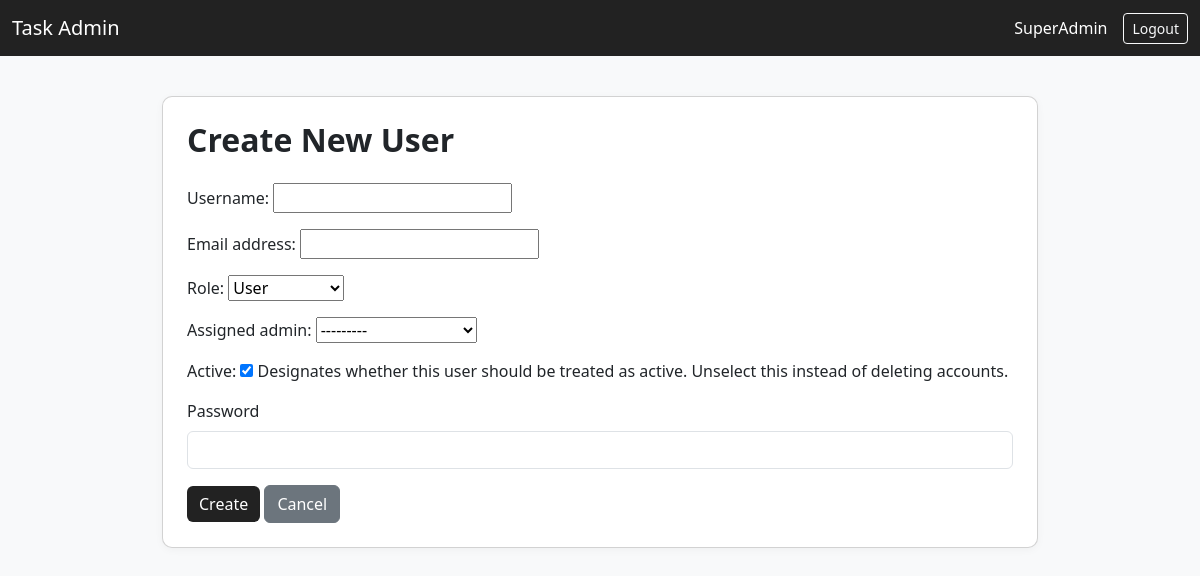
/adminpanel/create-user/ (signed in), run on the app's committed database.
### accounts/models.py (models this page shows)
class User(AbstractUser):
	ROLE_CHOICES = [
		('user', 'User'),
		('admin', 'Admin'),
		('superadmin', 'SuperAdmin'),
	]
	role = models.CharField(max_length=20, choices=ROLE_CHOICES, default='user')
	assigned_admin = models.ForeignKey('self', null=True, blank=True, on_delete=models.SET_NULL, limit_choices_to={'role': 'admin'}, related_name='assigned_users')
	def __str__(self):
		return f"{self.username} ({self.get_role_display()})"

### adminpanel/views.py (the view)
# urls.py: path('create-user/', views.create_user, name='create_user'),
@login_required
def create_user(request):
    if not is_superadmin(request.user):
        return HttpResponseForbidden()
    if request.method == 'POST':
        form = UserEditForm(request.POST)
        if form.is_valid():
            user = form.save(commit=False)
            if not getattr(user, 'role', None):
                user.role = 'user'
            password = request.POST.get('password')
            if password:
                user.set_password(password)
            user.save()
            messages.success(request, 'User created successfully.')
            return redirect('adminpanel:manage_users')
    else:
        form = UserEditForm()
    return render(request, 'adminpanel/create_user.html', {'form': form})

### core/forms.py
class UserEditForm(forms.ModelForm):
    def __init__(self, *args, **kwargs):
        super().__init__(*args, **kwargs)
        if 'assigned_admin' in self.fields:
            self.fields['assigned_admin'].queryset = User.objects.filter(role='admin')
    class Meta:
        model = User
        fields = ['username', 'email', 'role', 'assigned_admin', 'is_active']
        help_texts = {
            'username': '',  # remove default "150 characters or fewer..." help text
        }

### adminpanel/views.py (called while the page is built)
def is_superadmin(user):
    return user.is_authenticated and user.role == 'superadmin'

### adminpanel/templates/adminpanel/create_user.html (shortened to what this page needs)
{% extends 'base.html' %}
{% block content %}
<h2 class="mb-4">Create New User</h2>
<form method="post">
    {{ form.as_p }}
    <div class="mb-3">
        <label for="id_password" class="form-label">Password</label>
        <input type="password" name="password" id="id_password" class="form-control" required>
    </div>
    <button type="submit" class="btn btn-primary">Create</button>
    <a href="{% url 'adminpanel:manage_users' %}" class="btn btn-secondary">Cancel</a>
</form>
{% endblock %}

### core/templates/base.html (style rules this page uses)
body { background: #f8f9fa; }
h1, h2, h3 { font-weight: 600; }
.btn-primary { background: #222; border: none; }

### data on the page
User: role "User"
User: assigned_admin "---------", is_active "☑"
